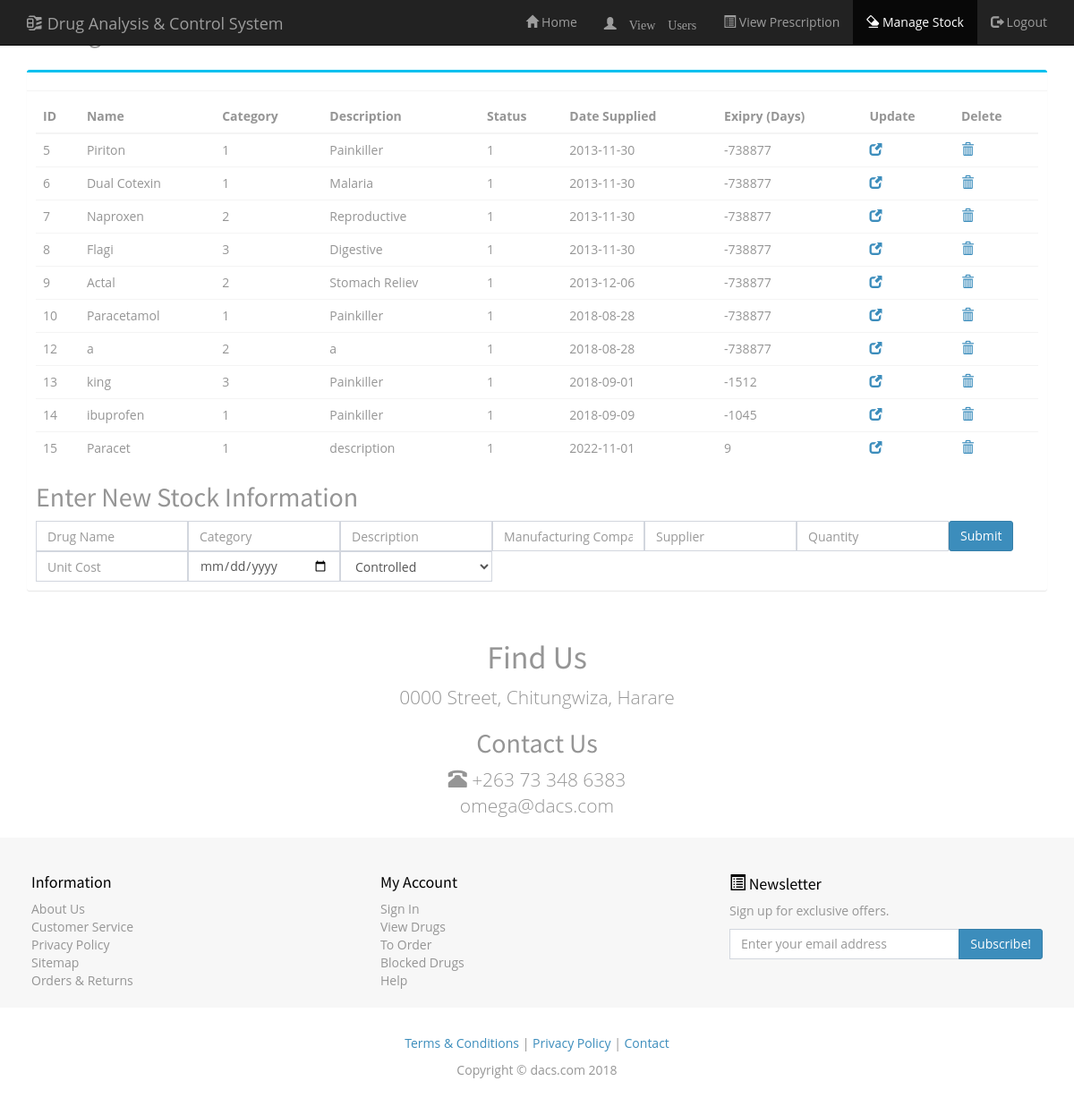
Page /old/Resources/op_2/stock.php (signed in) on the committed database.
### tables this page shows
CREATE TABLE `stock` (
  `stock_id` tinyint(5) NOT NULL,
  `drug_name` varchar(20) NOT NULL,
  `category` int(11) NOT NULL,
  `description` varchar(50) NOT NULL,
  `supplier` int(11) NOT NULL,
  `quantity` decimal(10,0) NOT NULL,
  `total` int(11) NOT NULL,
  `cost` decimal(10,0) NOT NULL,
  `price` decimal(10,2) NOT NULL,
  `status` int(11) NOT NULL DEFAULT 1,
  `controlled` int(11) NOT NULL,
  `Blocked` int(11) NOT NULL,
  `date_supplied` date NOT NULL,
  `expiry` date NOT NULL
);

### old/Resources/op_2/stock.php (the view, shortened to what this page needs)
<!DOCTYPE html>
<html>
<head>
<link href="css/bootstrap.min.css" rel="stylesheet">
        <link href="css/custom.css" rel="stylesheet">
        <link rel="stylesheet" href="css/AdminLTE.min.css">
        <link rel="stylesheet" href="css/main.css"/>
        <link rel="stylesheet" href="css/bgimg.css"/>
        <link rel="stylesheet" href="css/bgimg-nosocial.css"/>
</head>
<body>
<div id="content">
<nav class="navbar navbar-inverse navbar-fixed-top" role="navigation">
        <div class="container">
            <div class="navbar-header">
                <a class="navbar-brand" href="home.php">
                    <span class="glyphicon glyphicon-compressed"></span>
                    Drug Analysis & Control System
                </a>
            </div>
            <div class="collapse navbar-collapse" id="navbar">
                <ul class="nav navbar-nav navbar-right">
             <li ><a href="manager.php"><span class="glyphicon glyphicon-home"></span> Home</a></li>
            <li ><a href="view.php"<span class="glyphicon glyphicon-user"></span> View Users</a></li>
            <li><a href="view_prescription.php"><span class="glyphicon glyphicon-list-alt"></span> View Prescription</a></li>
            <li class="active"><a href="stock.php"><span class="glyphicon glyphicon-erase"></span> Manage Stock</a></li>
            <li><a href="logout.php"><span class="glyphicon glyphicon-log-out"></span> Logout</a></li>
        </ul>
            </div>
        </div>
    </nav>
<div class="container">
    <h2>Manage Stock</h2>
<section class="content">
        <div class="row">
        <div class="box box-info">
        <div class="box-header with-border">
            <div class="box-tools pull-right">
                <button type="button" class="btn btn-box-tool" data-widget="collapse"><i class="fa fa-minus"></i>
                </button>
                <button type="button" class="btn btn-box-tool" data-widget="remove"><i class="fa fa-times"></i></button>
              </div>
        </div>
          <div class="box-body">
            <div class="table-responsive">
		<?php
        $result = mysql_query("SELECT * FROM stock")
                or die(mysql_error());
        echo "<table class='table no-margin'>";
         echo "<thead><tr><th>ID</th><th>Name</th><th>Category</th><th>Description</th><th>Status </th><th>Date Supplied</th><th>Exipry (Days) </th><th>Update </th><th>Delete</th></tr><thead>";
        while($row = mysql_fetch_array( $result )) {
                echo "<tr>";
                 echo '<td>' . $row['stock_id'] . '</td>';
                echo '<td>' . $row['drug_name'] . '</td>';
				echo '<td>' . $row['category'] . '</td>';
				echo '<td>' . $row['description'] . '</td>';
				echo '<td>' . $row['status'] . '</td>';
				echo '<td>' . $row['date_supplied'] . '</td>';
                $i =0;
                do {
                    $tempdate = $row['expiry'];
                    $date1 = strtotime($tempdate);
                    $date2 = strtotime("now");
                    $diff = $date1 - $date2;
                    $finaldate = floor($diff/(60*60*24));
                    echo '<td>' .$finaldate. '</td>';
                    $i++;
                } while ($i <= 0);?>
                <td><a href="update_stock.php?stock_id=<?php echo $row['stock_id']?>"><span class="glyphicon glyphicon-new-window"></span></a></td>
				<td><a href="delete_stock.php?stock_id=<?php echo $row['stock_id']?>"><span class="glyphicon glyphicon-trash"></span></a></td>
				<?php
		 }
        echo "</table>";
?>
        </div>
        <div class="content_2" class="content">
        <h2>Enter New Stock Information</h2>
			<form name="myform" onsubmit="return validateForm(this);" action="stock.php" method="post" >
            <div class = "input-group"  >
				<tr><td align="center"><input name="drug_name" class="form-control" type="text" style="width:170px" placeholder="Drug Name" required="required" id="drug_name" /></td></tr>
				<tr><td align="center"><input name="category" class="form-control" type="text" style="width:170px" placeholder="Category" required="required" id="category"/></td></tr>
				<tr><td align="center"><input name="description" class="form-control" type="text" style="width:170px" placeholder="Description" required="required" id="description" /></td></tr>
				<tr><td align="center"><input name="company" class="form-control" type="text" style="width:170px" placeholder="Manufacturing Company"  required="required" id="company" /></td></tr>
				<tr><td align="center"><input name="supplier" class="form-control" type="text" style="width:170px" placeholder="Supplier" required="required" id="supplier" /></td></tr>
				<tr><td align="center"><input name="quantity" class="form-control" type="text" style="width:170px" placeholder="Quantity" required="required" id="quantity" /></td></tr>
				<tr><td align="center"><input name="cost" class="form-control" type="text" style="width:170px" placeholder="Unit Cost" required="required" id="cost" /></td></tr>
                <tr><td align="center"><input name="expiry" class="form-control" type="date" style="width:170px" placeholder="Unit Cost" required="required" id="expiry" /></td></tr>
                <tr>
                    <td >
                            <select class="form-control" name="control" id="control" style="width:170px">
                                <option>Controlled</option>
                            </select>
                    </td>
                </tr>
				<tr><td align="center"><input class="btn btn-primary" name="submit" type="submit" value="Submit" id="submit"/></td></tr>
            </div>
		</form>
        </div>
    </div>
</section>
</div>
<footer>
        <h1 class="text-center">Find Us</h1>
            <div class="container">
                <div class="row">
                    <div class="col-sm-12 footer-info-item text-center">
                        <p class="lead">
                            0000  Street, Chitungwiza, Harare
                        </p>
                        <h2>Contact Us</h2>
                        <p class="lead"><span class="glyphicon glyphicon-phone-alt"></span> +263 73 348 6383<br>
                        omega@dacs.com</p>
                    </div>
                </div>
            </div>
        <div class="footer-info">
            <div class="container">
                <div class="row">
                    <div class="col-sm-4 footer-info-item">
                        <h3>Information</h3>
                        <ul class="list-unstyled">
                            <li><a href="#">About Us</a></li>
                            <li><a href="#">Customer Service</a></li>
                            <li><a href="#">Privacy Policy</a></li>
                            <li><a href="#">Sitemap</a></li>
                            <li><a href="#">Orders &amp; Returns</a></li>
                        </ul>
                    </div>
                    <div class="col-sm-4 footer-info-item">
                        <h3>My Account</h3>
                        <ul class="list-unstyled">
                            <li><a href="#">Sign In</a></li>
                            <li><a href="#">View Drugs</a></li>
                            <li><a href="#">To Order</a></li>
                            <li><a href="#">Blocked Drugs</a></li>
                            <li><a href="#">Help</a></li>
                        </ul>
                    </div>
                    <div class="col-sm-4 footer-info-item">
                        <h3><span class="glyphicon glyphicon-list-alt"></span> Newsletter</h3>
                        <p>Sign up for exclusive offers.</p>
                        <div class="input-group">
                            <input type="email" class="form-control" placeholder="Enter your email address">
                            <span class="input-group-btn">
                                <button class="btn btn-primary" type="button">
                                    Subscribe!
                                </button>
                            </span>
                        </div>
                    </div>
                </div>
            </div>
        </div>
        <div class="small-print">
            <div class="container">
                <p><a href="#">Terms &amp; Conditions</a> | <a href="#">Privacy Policy</a> | <a href="#">Contact</a></p>
                <p>Copyright &copy; dacs.com 2018 </p>
            </div>
        </div>
    </footer>
</div>
</body>
</html>

### old/Resources/op_2/css/custom.css (style rules this page uses)
body { padding-top: 50px; color: #959595; }
.footer-info { padding: 20px 0; background: #f7f7f7; }
.footer-info, .footer-info a:link, .footer-info a:hover, .footer-info a:focus, .footer-info a:visited { color: #959595; }
.footer-info h3 { color: black; font-size: 18px; }
.footer-info-item { padding: 0px 20px; }
footer .small-print { background-color: #fff; padding: 30px 0; text-align: center; }
a { color: orange; text-decoration: none; }
.btn-primary { color: #fff; background-color: orange; border-color: orange; }

### old/Resources/op_2/css/main.css (style rules this page uses)
body { font-family: "open sans", "segoe ui"; font-size: 14px; margin: 0; padding: 0; }
a { transition: background .3s; }

### rows in the picture
stock: stock_id "5", drug_name "Piriton", category "1", description "Painkiller", status "1", date_supplied "2013-11-30"
stock: stock_id "6", drug_name "Dual Cotexin", category "1", description "Malaria", status "1", date_supplied "2013-11-30"
stock: stock_id "7", drug_name "Naproxen", category "2", description "Reproductive", status "1", date_supplied "2013-11-30"
stock: stock_id "8", drug_name "Flagi", category "3", description "Digestive", status "1", date_supplied "2013-11-30"
stock: stock_id "9", drug_name "Actal", category "2", description "Stomach Reliev", status "1", date_supplied "2013-12-06"
stock: stock_id "10", drug_name "Paracetamol", category "1", description "Painkiller", status "1", date_supplied "2018-08-28"
stock: stock_id "12", drug_name "a", category "2", description "a", status "1", date_supplied "2018-08-28"
stock: stock_id "13", drug_name "king", category "3", description "Painkiller", status "1", date_supplied "2018-09-01"
stock: stock_id "14", drug_name "ibuprofen", category "1", description "Painkiller", status "1", date_supplied "2018-09-09"
stock: stock_id "15", drug_name "Paracet", category "1", description "description", status "1", date_supplied "2022-11-01"
